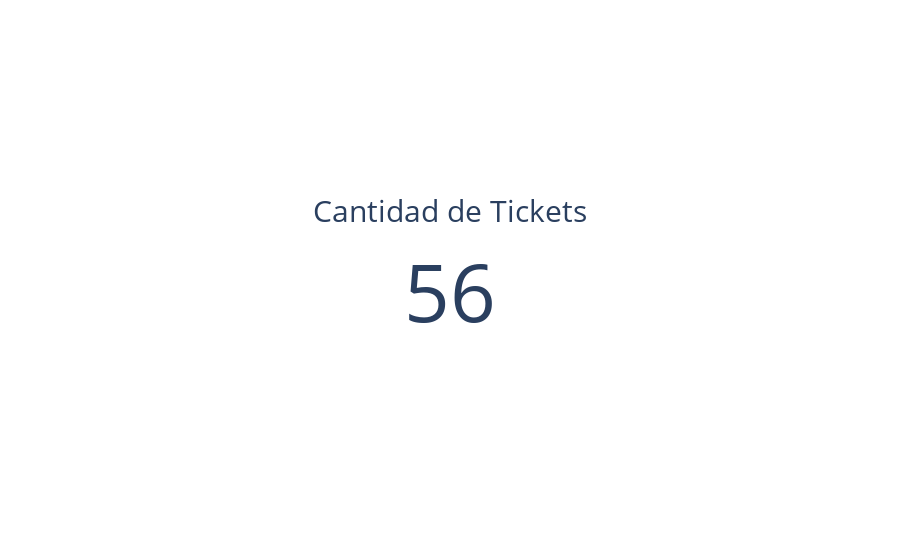

Notebook cell for this chart:
### Code cell
# Muestra la cantidad Total de Tickets Recibidos

fig = go.Figure()

fig.add_trace(go.Indicator(
    mode = "number",
    value = data_clean1.describe()['Duracion_Ticket_horas']['count'],
    title = {"text": "<span style='font-size:1.5em'>Cantidad de Tickets</span><br><span style='font-size:1.5em'></span><br>"},
    domain = {'x': [1, 1], 'y': [1, 1]}))

fig.show()

### Figure 1 — Plotly figure (JSON) as saved in the notebook; plotly's stock layout.template omitted (floating-point values rounded to 4 significant figures)
{"data": [{"domain": {"x": [1, 1], "y": [1, 1]}, "mode": "number", "title": {"text": "<span style='font-size:1.5em'>Cantidad de Tickets</span><br><span style='font-size:1.5em'></span><br>"}, "type": "indicator", "value": 56}], "layout": {}}
